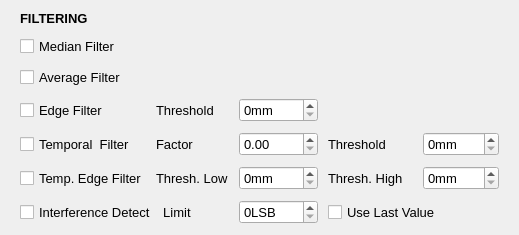
<?xml version="1.0" encoding="UTF-8"?>
<ui version="4.0">
 <class>WidgetSettingsFilter</class>
 <widget class="QWidget" name="WidgetSettingsFilter">
  <property name="geometry">
   <rect>
    <x>0</x>
    <y>0</y>
    <width>519</width>
    <height>224</height>
   </rect>
  </property>
  <property name="windowTitle">
   <string>Form</string>
  </property>
  <property name="styleSheet">
   <string notr="true"/>
  </property>
  <layout class="QGridLayout" name="gridLayout_2">
   <property name="leftMargin">
    <number>0</number>
   </property>
   <property name="rightMargin">
    <number>0</number>
   </property>
   <item row="0" column="0">
    <layout class="QGridLayout" name="gridLayout">
     <property name="leftMargin">
      <number>0</number>
     </property>
     <property name="horizontalSpacing">
      <number>0</number>
     </property>
     <property name="verticalSpacing">
      <number>10</number>
     </property>
     <item row="4" column="4">
      <widget class="QDoubleSpinBox" name="sbFactor">
       <property name="sizePolicy">
        <sizepolicy hsizetype="Preferred" vsizetype="Fixed">
         <horstretch>0</horstretch>
         <verstretch>0</verstretch>
        </sizepolicy>
       </property>
       <property name="minimumSize">
        <size>
         <width>0</width>
         <height>0</height>
        </size>
       </property>
       <property name="maximumSize">
        <size>
         <width>16777215</width>
         <height>16777215</height>
        </size>
       </property>
       <property name="font">
        <font>
         <pointsize>10</pointsize>
        </font>
       </property>
       <property name="toolTip">
        <string>&lt;html&gt;&lt;head/&gt;&lt;body&gt;&lt;p&gt;Kalman temporal filter gain factor K, where K = [0 ... 1].&lt;/p&gt;&lt;p&gt;y = K * y + (1-K) * x, y - the last measured value. x - the value before the last measured value. if K small - filtering strong, reaction slow. If K big - filtering weak, reaction fast.&lt;/p&gt;&lt;/body&gt;&lt;/html&gt;</string>
       </property>
       <property name="buttonSymbols">
        <enum>QAbstractSpinBox::UpDownArrows</enum>
       </property>
       <property name="maximum">
        <double>1.000000000000000</double>
       </property>
       <property name="singleStep">
        <double>0.100000000000000</double>
       </property>
      </widget>
     </item>
     <item row="5" column="1">
      <widget class="QCheckBox" name="cbTemporalEdgeFilter">
       <property name="sizePolicy">
        <sizepolicy hsizetype="Preferred" vsizetype="Preferred">
         <horstretch>0</horstretch>
         <verstretch>0</verstretch>
        </sizepolicy>
       </property>
       <property name="minimumSize">
        <size>
         <width>0</width>
         <height>0</height>
        </size>
       </property>
       <property name="font">
        <font>
         <pointsize>10</pointsize>
        </font>
       </property>
       <property name="toolTip">
        <string>&lt;html&gt;&lt;head/&gt;&lt;body&gt;&lt;p&gt;Temporal edge filter&lt;/p&gt;&lt;/body&gt;&lt;/html&gt;</string>
       </property>
       <property name="text">
        <string>Temp. Edge Filter</string>
       </property>
      </widget>
     </item>
     <item row="6" column="5">
      <spacer name="horizontalSpacer">
       <property name="orientation">
        <enum>Qt::Horizontal</enum>
       </property>
       <property name="sizeType">
        <enum>QSizePolicy::Fixed</enum>
       </property>
       <property name="sizeHint" stdset="0">
        <size>
         <width>10</width>
         <height>20</height>
        </size>
       </property>
      </spacer>
     </item>
     <item row="6" column="2">
      <widget class="QLabel" name="lLimit">
       <property name="font">
        <font>
         <pointsize>10</pointsize>
        </font>
       </property>
       <property name="text">
        <string>  Limit</string>
       </property>
      </widget>
     </item>
     <item row="5" column="5">
      <spacer name="horizontalSpacer_8">
       <property name="orientation">
        <enum>Qt::Horizontal</enum>
       </property>
       <property name="sizeType">
        <enum>QSizePolicy::Fixed</enum>
       </property>
       <property name="sizeHint" stdset="0">
        <size>
         <width>10</width>
         <height>20</height>
        </size>
       </property>
      </spacer>
     </item>
     <item row="4" column="5">
      <spacer name="horizontalSpacer_3">
       <property name="orientation">
        <enum>Qt::Horizontal</enum>
       </property>
       <property name="sizeType">
        <enum>QSizePolicy::Fixed</enum>
       </property>
       <property name="sizeHint" stdset="0">
        <size>
         <width>10</width>
         <height>20</height>
        </size>
       </property>
      </spacer>
     </item>
     <item row="4" column="7">
      <spacer name="horizontalSpacer_6">
       <property name="orientation">
        <enum>Qt::Horizontal</enum>
       </property>
       <property name="sizeType">
        <enum>QSizePolicy::Fixed</enum>
       </property>
       <property name="sizeHint" stdset="0">
        <size>
         <width>20</width>
         <height>20</height>
        </size>
       </property>
      </spacer>
     </item>
     <item row="4" column="10">
      <spacer name="horizontalSpacer_4">
       <property name="orientation">
        <enum>Qt::Horizontal</enum>
       </property>
       <property name="sizeType">
        <enum>QSizePolicy::Fixed</enum>
       </property>
       <property name="sizeHint" stdset="0">
        <size>
         <width>20</width>
         <height>20</height>
        </size>
       </property>
      </spacer>
     </item>
     <item row="3" column="1">
      <widget class="QCheckBox" name="cbEdgeFilter">
       <property name="sizePolicy">
        <sizepolicy hsizetype="Preferred" vsizetype="Preferred">
         <horstretch>0</horstretch>
         <verstretch>0</verstretch>
        </sizepolicy>
       </property>
       <property name="minimumSize">
        <size>
         <width>0</width>
         <height>0</height>
        </size>
       </property>
       <property name="font">
        <font>
         <pointsize>10</pointsize>
        </font>
       </property>
       <property name="toolTip">
        <string>&lt;html&gt;&lt;head/&gt;&lt;body&gt;&lt;p&gt;Edge filter&lt;/p&gt;&lt;p&gt;Implementation of the algorithm:&lt;/p&gt;&lt;p&gt;&lt;span style=&quot; color:#aa5500;&quot;&gt;diff = abs(data[x, y] - data[x+1, y])&lt;/span&gt;&lt;/p&gt;&lt;p&gt;&lt;span style=&quot; color:#aa5500;&quot;&gt;if (threshold &amp;lt; diff)&lt;/span&gt;&lt;/p&gt;&lt;p&gt;&lt;span style=&quot; color:#aa5500;&quot;&gt;filter value&lt;/span&gt;&lt;/p&gt;&lt;p&gt;&lt;br/&gt;&lt;/p&gt;&lt;p&gt;&lt;span style=&quot; color:#000000;&quot;&gt;Do the same for y&lt;/span&gt;&lt;/p&gt;&lt;/body&gt;&lt;/html&gt;</string>
       </property>
       <property name="text">
        <string>Edge Filter</string>
       </property>
      </widget>
     </item>
     <item row="5" column="6">
      <widget class="QLabel" name="lTemporalEdgeThresholdHigh">
       <property name="sizePolicy">
        <sizepolicy hsizetype="Preferred" vsizetype="Preferred">
         <horstretch>0</horstretch>
         <verstretch>0</verstretch>
        </sizepolicy>
       </property>
       <property name="minimumSize">
        <size>
         <width>0</width>
         <height>0</height>
        </size>
       </property>
       <property name="font">
        <font>
         <pointsize>10</pointsize>
        </font>
       </property>
       <property name="text">
        <string>Thresh. High</string>
       </property>
      </widget>
     </item>
     <item row="5" column="10">
      <spacer name="horizontalSpacer_9">
       <property name="orientation">
        <enum>Qt::Horizontal</enum>
       </property>
       <property name="sizeType">
        <enum>QSizePolicy::Fixed</enum>
       </property>
       <property name="sizeHint" stdset="0">
        <size>
         <width>20</width>
         <height>20</height>
        </size>
       </property>
      </spacer>
     </item>
     <item row="4" column="1">
      <widget class="QCheckBox" name="cbTemporalFilter">
       <property name="sizePolicy">
        <sizepolicy hsizetype="Preferred" vsizetype="Preferred">
         <horstretch>0</horstretch>
         <verstretch>0</verstretch>
        </sizepolicy>
       </property>
       <property name="minimumSize">
        <size>
         <width>0</width>
         <height>0</height>
        </size>
       </property>
       <property name="font">
        <font>
         <pointsize>10</pointsize>
        </font>
       </property>
       <property name="toolTip">
        <string>&lt;html&gt;&lt;head/&gt;&lt;body&gt;&lt;p&gt;Kalman filter&lt;/p&gt;&lt;p&gt;Implemented is a simplified Kalman filter with two parameters to filter the distance:&lt;/p&gt;&lt;p&gt;Factor k: Kalman gain which changes the filter sensitivity. The range is between 0 and 1, whereas the lower the figure, the better filtering, but the slower the output response.&lt;/p&gt;&lt;p&gt;Threshold t: Filtering applies as long as the difference of the current and the previous value is below this value. If the difference is greater than this value, the filter is reset and start iterating at the new level. This parameter is used to reduce the response time on a large distance step.&lt;/p&gt;&lt;p&gt;Implementation of the algorithm:&lt;/p&gt;&lt;p&gt;&lt;span style=&quot; color:#aa5500;&quot;&gt;if (x[i]–x[i-1]&amp;lt;t)&lt;/span&gt;&lt;/p&gt;&lt;p&gt;&lt;span style=&quot; color:#aa5500;&quot;&gt;x[i]=k*x[i]+(1–k)*x[i-1];&lt;/span&gt;&lt;/p&gt;&lt;p&gt;Whereas:&lt;/p&gt;&lt;p&gt;x[i]: Current measured value&lt;/p&gt;&lt;p&gt;x[i-1]: Previous measured value&lt;/p&gt;&lt;/body&gt;&lt;/html&gt;</string>
       </property>
       <property name="text">
        <string>Temporal  Filter</string>
       </property>
      </widget>
     </item>
     <item row="5" column="2">
      <widget class="QLabel" name="lTemporalEdgeThresholdLow">
       <property name="sizePolicy">
        <sizepolicy hsizetype="Preferred" vsizetype="Preferred">
         <horstretch>0</horstretch>
         <verstretch>0</verstretch>
        </sizepolicy>
       </property>
       <property name="minimumSize">
        <size>
         <width>0</width>
         <height>0</height>
        </size>
       </property>
       <property name="font">
        <font>
         <pointsize>10</pointsize>
        </font>
       </property>
       <property name="text">
        <string>Thresh. Low</string>
       </property>
      </widget>
     </item>
     <item row="4" column="0">
      <spacer name="horizontalSpacer_5">
       <property name="orientation">
        <enum>Qt::Horizontal</enum>
       </property>
       <property name="sizeType">
        <enum>QSizePolicy::Fixed</enum>
       </property>
       <property name="sizeHint" stdset="0">
        <size>
         <width>20</width>
         <height>20</height>
        </size>
       </property>
      </spacer>
     </item>
     <item row="2" column="3">
      <spacer name="horizontalSpacer_11">
       <property name="orientation">
        <enum>Qt::Horizontal</enum>
       </property>
       <property name="sizeType">
        <enum>QSizePolicy::Fixed</enum>
       </property>
       <property name="sizeHint" stdset="0">
        <size>
         <width>10</width>
         <height>20</height>
        </size>
       </property>
      </spacer>
     </item>
     <item row="5" column="8">
      <widget class="QSpinBox" name="sbTemporalEdgeThresholdHigh">
       <property name="sizePolicy">
        <sizepolicy hsizetype="Preferred" vsizetype="Fixed">
         <horstretch>0</horstretch>
         <verstretch>0</verstretch>
        </sizepolicy>
       </property>
       <property name="minimumSize">
        <size>
         <width>0</width>
         <height>0</height>
        </size>
       </property>
       <property name="font">
        <font>
         <pointsize>10</pointsize>
        </font>
       </property>
       <property name="toolTip">
        <string>&lt;html&gt;&lt;head/&gt;&lt;body&gt;&lt;p&gt;High threshold in mm of temporal edge filter&lt;/p&gt;&lt;/body&gt;&lt;/html&gt;</string>
       </property>
       <property name="buttonSymbols">
        <enum>QAbstractSpinBox::UpDownArrows</enum>
       </property>
       <property name="suffix">
        <string>mm</string>
       </property>
       <property name="maximum">
        <number>5000</number>
       </property>
       <property name="stepType">
        <enum>QAbstractSpinBox::AdaptiveDecimalStepType</enum>
       </property>
      </widget>
     </item>
     <item row="6" column="10">
      <spacer name="horizontalSpacer_7">
       <property name="orientation">
        <enum>Qt::Horizontal</enum>
       </property>
       <property name="sizeType">
        <enum>QSizePolicy::Fixed</enum>
       </property>
       <property name="sizeHint" stdset="0">
        <size>
         <width>20</width>
         <height>20</height>
        </size>
       </property>
      </spacer>
     </item>
     <item row="6" column="4">
      <widget class="QSpinBox" name="sbInterferenceDetectionLimit">
       <property name="sizePolicy">
        <sizepolicy hsizetype="Preferred" vsizetype="Fixed">
         <horstretch>0</horstretch>
         <verstretch>0</verstretch>
        </sizepolicy>
       </property>
       <property name="minimumSize">
        <size>
         <width>0</width>
         <height>0</height>
        </size>
       </property>
       <property name="maximumSize">
        <size>
         <width>16777215</width>
         <height>16777215</height>
        </size>
       </property>
       <property name="font">
        <font>
         <pointsize>10</pointsize>
        </font>
       </property>
       <property name="toolTip">
        <string>&lt;html&gt;&lt;head/&gt;&lt;body&gt;&lt;p&gt;Limit of interference detection&lt;/p&gt;&lt;/body&gt;&lt;/html&gt;</string>
       </property>
       <property name="buttonSymbols">
        <enum>QAbstractSpinBox::UpDownArrows</enum>
       </property>
       <property name="suffix">
        <string>LSB</string>
       </property>
       <property name="prefix">
        <string/>
       </property>
       <property name="maximum">
        <number>5000</number>
       </property>
       <property name="stepType">
        <enum>QAbstractSpinBox::AdaptiveDecimalStepType</enum>
       </property>
      </widget>
     </item>
     <item row="3" column="2">
      <widget class="QLabel" name="lEdgeThreshold">
       <property name="sizePolicy">
        <sizepolicy hsizetype="Preferred" vsizetype="Preferred">
         <horstretch>0</horstretch>
         <verstretch>0</verstretch>
        </sizepolicy>
       </property>
       <property name="minimumSize">
        <size>
         <width>0</width>
         <height>0</height>
        </size>
       </property>
       <property name="font">
        <font>
         <pointsize>10</pointsize>
        </font>
       </property>
       <property name="text">
        <string>Threshold</string>
       </property>
      </widget>
     </item>
     <item row="4" column="6">
      <widget class="QLabel" name="lThreshold">
       <property name="sizePolicy">
        <sizepolicy hsizetype="Preferred" vsizetype="Preferred">
         <horstretch>0</horstretch>
         <verstretch>0</verstretch>
        </sizepolicy>
       </property>
       <property name="minimumSize">
        <size>
         <width>0</width>
         <height>0</height>
        </size>
       </property>
       <property name="font">
        <font>
         <pointsize>10</pointsize>
        </font>
       </property>
       <property name="text">
        <string>Threshold</string>
       </property>
      </widget>
     </item>
     <item row="4" column="2">
      <widget class="QLabel" name="lFactor">
       <property name="sizePolicy">
        <sizepolicy hsizetype="Preferred" vsizetype="Preferred">
         <horstretch>0</horstretch>
         <verstretch>0</verstretch>
        </sizepolicy>
       </property>
       <property name="minimumSize">
        <size>
         <width>0</width>
         <height>0</height>
        </size>
       </property>
       <property name="font">
        <font>
         <pointsize>10</pointsize>
        </font>
       </property>
       <property name="text">
        <string>Factor</string>
       </property>
      </widget>
     </item>
     <item row="3" column="4">
      <widget class="QSpinBox" name="sbEdgeThreshold">
       <property name="sizePolicy">
        <sizepolicy hsizetype="Preferred" vsizetype="Fixed">
         <horstretch>0</horstretch>
         <verstretch>0</verstretch>
        </sizepolicy>
       </property>
       <property name="minimumSize">
        <size>
         <width>0</width>
         <height>0</height>
        </size>
       </property>
       <property name="font">
        <font>
         <pointsize>10</pointsize>
        </font>
       </property>
       <property name="toolTip">
        <string>&lt;html&gt;&lt;head/&gt;&lt;body&gt;&lt;p&gt;Edge filter threshold in mm&lt;/p&gt;&lt;/body&gt;&lt;/html&gt;</string>
       </property>
       <property name="buttonSymbols">
        <enum>QAbstractSpinBox::UpDownArrows</enum>
       </property>
       <property name="suffix">
        <string>mm</string>
       </property>
       <property name="maximum">
        <number>5000</number>
       </property>
       <property name="singleStep">
        <number>10</number>
       </property>
       <property name="stepType">
        <enum>QAbstractSpinBox::AdaptiveDecimalStepType</enum>
       </property>
      </widget>
     </item>
     <item row="1" column="1">
      <widget class="QCheckBox" name="cbMedianFilter">
       <property name="sizePolicy">
        <sizepolicy hsizetype="Preferred" vsizetype="Preferred">
         <horstretch>0</horstretch>
         <verstretch>0</verstretch>
        </sizepolicy>
       </property>
       <property name="minimumSize">
        <size>
         <width>0</width>
         <height>0</height>
        </size>
       </property>
       <property name="font">
        <font>
         <pointsize>10</pointsize>
        </font>
       </property>
       <property name="toolTip">
        <string>&lt;html&gt;&lt;head/&gt;&lt;body&gt;&lt;p&gt;Median filter on distance&lt;/p&gt;&lt;/body&gt;&lt;/html&gt;</string>
       </property>
       <property name="text">
        <string>Median Filter</string>
       </property>
      </widget>
     </item>
     <item row="5" column="4">
      <widget class="QSpinBox" name="sbTemporalEdgeThresholdLow">
       <property name="sizePolicy">
        <sizepolicy hsizetype="Preferred" vsizetype="Fixed">
         <horstretch>0</horstretch>
         <verstretch>0</verstretch>
        </sizepolicy>
       </property>
       <property name="minimumSize">
        <size>
         <width>0</width>
         <height>0</height>
        </size>
       </property>
       <property name="maximumSize">
        <size>
         <width>16777215</width>
         <height>16777215</height>
        </size>
       </property>
       <property name="font">
        <font>
         <pointsize>10</pointsize>
        </font>
       </property>
       <property name="toolTip">
        <string>&lt;html&gt;&lt;head/&gt;&lt;body&gt;&lt;p&gt;Low threshold in mm of temporal edge filter&lt;/p&gt;&lt;/body&gt;&lt;/html&gt;</string>
       </property>
       <property name="buttonSymbols">
        <enum>QAbstractSpinBox::UpDownArrows</enum>
       </property>
       <property name="suffix">
        <string>mm </string>
       </property>
       <property name="maximum">
        <number>5000</number>
       </property>
       <property name="stepType">
        <enum>QAbstractSpinBox::AdaptiveDecimalStepType</enum>
       </property>
      </widget>
     </item>
     <item row="4" column="8">
      <widget class="QSpinBox" name="sbThreshold">
       <property name="sizePolicy">
        <sizepolicy hsizetype="Preferred" vsizetype="Fixed">
         <horstretch>0</horstretch>
         <verstretch>0</verstretch>
        </sizepolicy>
       </property>
       <property name="minimumSize">
        <size>
         <width>0</width>
         <height>0</height>
        </size>
       </property>
       <property name="font">
        <font>
         <pointsize>10</pointsize>
        </font>
       </property>
       <property name="toolTip">
        <string>&lt;html&gt;&lt;head/&gt;&lt;body&gt;&lt;p&gt;Set signal step threshold in mm to reset Kalman filter prediction. Filter is active if the changing of signal is below threshold.&lt;/p&gt;&lt;p&gt;If Threshold == 0, the filter is off.&lt;/p&gt;&lt;p&gt;&lt;br/&gt;&lt;/p&gt;&lt;/body&gt;&lt;/html&gt;</string>
       </property>
       <property name="buttonSymbols">
        <enum>QAbstractSpinBox::UpDownArrows</enum>
       </property>
       <property name="suffix">
        <string>mm</string>
       </property>
       <property name="maximum">
        <number>1000</number>
       </property>
       <property name="stepType">
        <enum>QAbstractSpinBox::AdaptiveDecimalStepType</enum>
       </property>
      </widget>
     </item>
     <item row="2" column="1">
      <widget class="QCheckBox" name="cbAverageFilter">
       <property name="sizePolicy">
        <sizepolicy hsizetype="Preferred" vsizetype="Preferred">
         <horstretch>0</horstretch>
         <verstretch>0</verstretch>
        </sizepolicy>
       </property>
       <property name="minimumSize">
        <size>
         <width>0</width>
         <height>0</height>
        </size>
       </property>
       <property name="font">
        <font>
         <pointsize>10</pointsize>
        </font>
       </property>
       <property name="toolTip">
        <string>&lt;html&gt;&lt;head/&gt;&lt;body&gt;&lt;p&gt;Average Filter on distance level&lt;/p&gt;&lt;/body&gt;&lt;/html&gt;</string>
       </property>
       <property name="text">
        <string>Average Filter</string>
       </property>
      </widget>
     </item>
     <item row="6" column="1">
      <widget class="QCheckBox" name="cbInterferenceDetection">
       <property name="sizePolicy">
        <sizepolicy hsizetype="Preferred" vsizetype="Preferred">
         <horstretch>0</horstretch>
         <verstretch>0</verstretch>
        </sizepolicy>
       </property>
       <property name="minimumSize">
        <size>
         <width>0</width>
         <height>0</height>
        </size>
       </property>
       <property name="font">
        <font>
         <pointsize>10</pointsize>
        </font>
       </property>
       <property name="toolTip">
        <string>&lt;html&gt;&lt;head/&gt;&lt;body&gt;&lt;p&gt;Interference detection&lt;/p&gt;&lt;/body&gt;&lt;/html&gt;</string>
       </property>
       <property name="text">
        <string>Interference Detect</string>
       </property>
      </widget>
     </item>
     <item row="6" column="6" colspan="3">
      <widget class="QCheckBox" name="cbUseLastValue">
       <property name="sizePolicy">
        <sizepolicy hsizetype="Preferred" vsizetype="Preferred">
         <horstretch>0</horstretch>
         <verstretch>0</verstretch>
        </sizepolicy>
       </property>
       <property name="minimumSize">
        <size>
         <width>0</width>
         <height>0</height>
        </size>
       </property>
       <property name="font">
        <font>
         <pointsize>10</pointsize>
        </font>
       </property>
       <property name="text">
        <string>Use Last Value</string>
       </property>
      </widget>
     </item>
     <item row="0" column="1">
      <widget class="QLabel" name="lFilter">
       <property name="font">
        <font>
         <family>Arial</family>
         <pointsize>10</pointsize>
         <weight>75</weight>
         <bold>true</bold>
        </font>
       </property>
       <property name="text">
        <string>FILTERING</string>
       </property>
      </widget>
     </item>
    </layout>
   </item>
  </layout>
 </widget>
 <resources/>
 <connections/>
</ui>
